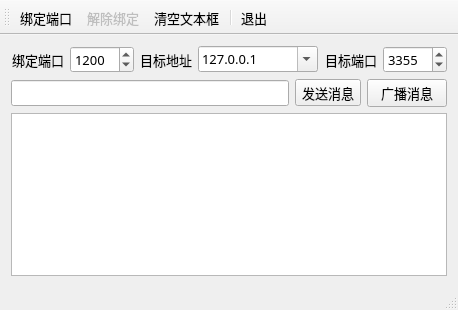
<?xml version="1.0" encoding="UTF-8"?>
<ui version="4.0">
 <class>UdpWindow</class>
 <widget class="QMainWindow" name="UdpWindow">
  <property name="geometry">
   <rect>
    <x>0</x>
    <y>0</y>
    <width>458</width>
    <height>310</height>
   </rect>
  </property>
  <property name="font">
   <font>
    <family>宋体</family>
    <pointsize>10</pointsize>
   </font>
  </property>
  <property name="windowTitle">
   <string>UDP Sender/Receiver</string>
  </property>
  <widget class="QWidget" name="centralWidget">
   <layout class="QVBoxLayout" name="verticalLayout">
    <item>
     <layout class="QHBoxLayout" name="horizontalLayout">
      <item>
       <widget class="QLabel" name="label">
        <property name="text">
         <string>绑定端口</string>
        </property>
        <property name="alignment">
         <set>Qt::AlignRight|Qt::AlignTrailing|Qt::AlignVCenter</set>
        </property>
       </widget>
      </item>
      <item>
       <widget class="QSpinBox" name="spinBindPort">
        <property name="minimum">
         <number>1</number>
        </property>
        <property name="maximum">
         <number>65535</number>
        </property>
        <property name="value">
         <number>1200</number>
        </property>
       </widget>
      </item>
      <item>
       <widget class="QLabel" name="label_3">
        <property name="text">
         <string>目标地址</string>
        </property>
        <property name="alignment">
         <set>Qt::AlignRight|Qt::AlignTrailing|Qt::AlignVCenter</set>
        </property>
       </widget>
      </item>
      <item>
       <widget class="QComboBox" name="comboTargetIP">
        <property name="minimumSize">
         <size>
          <width>120</width>
          <height>0</height>
         </size>
        </property>
        <property name="editable">
         <bool>true</bool>
        </property>
        <property name="duplicatesEnabled">
         <bool>false</bool>
        </property>
        <item>
         <property name="text">
          <string>127.0.0.1</string>
         </property>
        </item>
       </widget>
      </item>
      <item>
       <widget class="QLabel" name="label_4">
        <property name="text">
         <string>目标端口</string>
        </property>
        <property name="alignment">
         <set>Qt::AlignRight|Qt::AlignTrailing|Qt::AlignVCenter</set>
        </property>
       </widget>
      </item>
      <item>
       <widget class="QSpinBox" name="spinTargetPort">
        <property name="minimum">
         <number>1</number>
        </property>
        <property name="maximum">
         <number>65535</number>
        </property>
        <property name="value">
         <number>3355</number>
        </property>
       </widget>
      </item>
     </layout>
    </item>
    <item>
     <layout class="QHBoxLayout" name="horizontalLayout_2">
      <item>
       <widget class="QLineEdit" name="editMsg"/>
      </item>
      <item>
       <widget class="QToolButton" name="btnSend">
        <property name="text">
         <string>发送消息</string>
        </property>
       </widget>
      </item>
      <item>
       <widget class="QPushButton" name="btnBroadcast">
        <property name="text">
         <string>广播消息</string>
        </property>
       </widget>
      </item>
     </layout>
    </item>
    <item>
     <widget class="QPlainTextEdit" name="plainTextEdit"/>
    </item>
   </layout>
  </widget>
  <widget class="QMenuBar" name="menuBar">
   <property name="geometry">
    <rect>
     <x>0</x>
     <y>0</y>
     <width>458</width>
     <height>23</height>
    </rect>
   </property>
  </widget>
  <widget class="QStatusBar" name="statusBar"/>
  <widget class="QToolBar" name="mainToolBar">
   <property name="toolButtonStyle">
    <enum>Qt::ToolButtonTextBesideIcon</enum>
   </property>
   <attribute name="toolBarArea">
    <enum>TopToolBarArea</enum>
   </attribute>
   <attribute name="toolBarBreak">
    <bool>false</bool>
   </attribute>
   <addaction name="actStart"/>
   <addaction name="actStop"/>
   <addaction name="actClear"/>
   <addaction name="separator"/>
   <addaction name="actQuit"/>
  </widget>
  <action name="actStart">
   <property name="icon">
    <iconset resource="res.qrc">
     <normaloff>:/images/images/620.bmp</normaloff>:/images/images/620.bmp</iconset>
   </property>
   <property name="text">
    <string>绑定端口</string>
   </property>
   <property name="toolTip">
    <string>绑定UDP监听端口</string>
   </property>
  </action>
  <action name="actStop">
   <property name="enabled">
    <bool>false</bool>
   </property>
   <property name="icon">
    <iconset resource="res.qrc">
     <normaloff>:/images/images/624.bmp</normaloff>:/images/images/624.bmp</iconset>
   </property>
   <property name="text">
    <string>解除绑定</string>
   </property>
   <property name="toolTip">
    <string>解除绑定</string>
   </property>
  </action>
  <action name="actQuit">
   <property name="icon">
    <iconset resource="res.qrc">
     <normaloff>:/images/images/132.bmp</normaloff>:/images/images/132.bmp</iconset>
   </property>
   <property name="text">
    <string>退出</string>
   </property>
   <property name="toolTip">
    <string>退出本程序</string>
   </property>
  </action>
  <action name="actClear">
   <property name="icon">
    <iconset resource="res.qrc">
     <normaloff>:/images/images/212.bmp</normaloff>:/images/images/212.bmp</iconset>
   </property>
   <property name="text">
    <string>清空文本框</string>
   </property>
   <property name="toolTip">
    <string>清空文本框</string>
   </property>
  </action>
  <action name="actHostInfo">
   <property name="icon">
    <iconset resource="res.qrc">
     <normaloff>:/images/images/110.JPG</normaloff>:/images/images/110.JPG</iconset>
   </property>
   <property name="text">
    <string>本机地址</string>
   </property>
   <property name="toolTip">
    <string>获取本机地址</string>
   </property>
  </action>
 </widget>
 <layoutdefault spacing="6" margin="11"/>
 <resources>
  <include location="res.qrc"/>
 </resources>
 <connections>
  <connection>
   <sender>actQuit</sender>
   <signal>triggered()</signal>
   <receiver>UdpWindow</receiver>
   <slot>close()</slot>
   <hints>
    <hint type="sourcelabel">
     <x>-1</x>
     <y>-1</y>
    </hint>
    <hint type="destinationlabel">
     <x>214</x>
     <y>164</y>
    </hint>
   </hints>
  </connection>
 </connections>
</ui>
